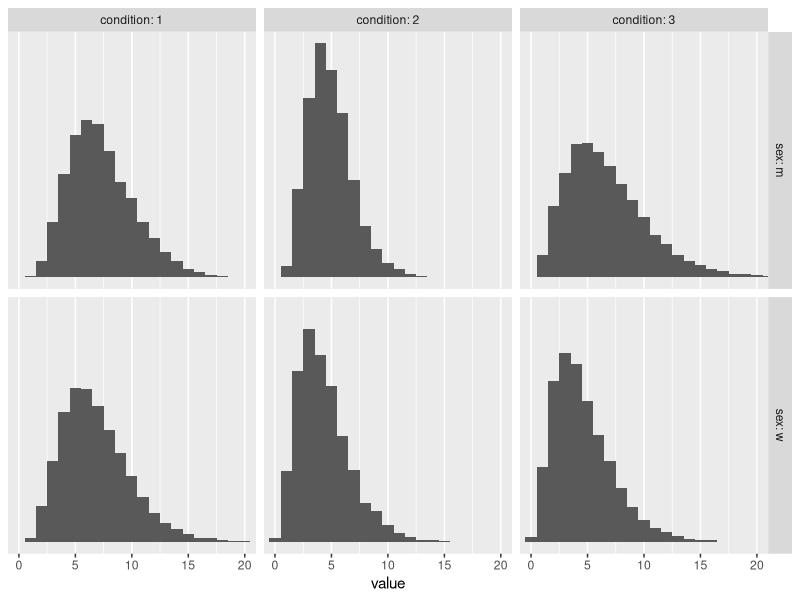
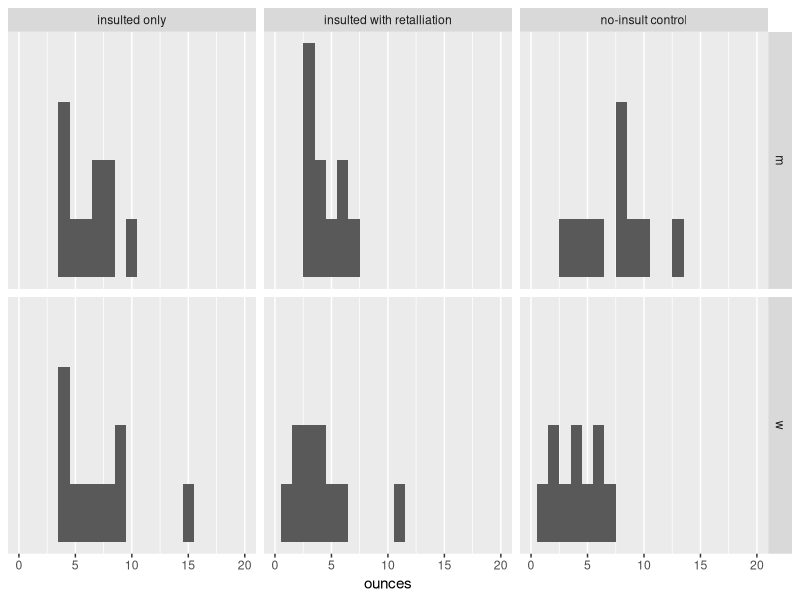

Generate these figures, in order, with R: (Note: this script raises an error after producing the figures.)
## ---- chunk 1
library(tidyverse)
## ---- chunk 2
# save the values
m <- c(7.31, 4.86, 6.69, 6.90, 4.37, 4.66)
s <- c(2.93, 1.97, 3.56, 3.04, 2.38, 2.71)

# display them in a tibble
tibble(sex       = rep(c("m", "w"), each = 3),
       condition = rep(1:3, times = 2),
       mean      = m,
       sd        = s)
## ---- chunk 3
rgamma
## ---- chunk 4
gammaShRaFromMeanSD = function(mean, sd) {
  if (mean <= 0) stop("mean must be > 0")
  if (sd   <= 0) stop("sd must be > 0")
  shape <- mean^2 / sd^2
  rate  <- mean   / sd^2
  return(list(shape = shape, rate = rate))
}
## ---- chunk 5
# compute and save the parameter values for men
m1 <- gammaShRaFromMeanSD(mean = m[1], sd = s[1])
m2 <- gammaShRaFromMeanSD(mean = m[2], sd = s[2])
m3 <- gammaShRaFromMeanSD(mean = m[3], sd = s[3])

# compute and save the parameter values for women
w1 <- gammaShRaFromMeanSD(mean = m[4], sd = s[4])
w2 <- gammaShRaFromMeanSD(mean = m[5], sd = s[5])
w3 <- gammaShRaFromMeanSD(mean = m[6], sd = s[6])
## ---- chunk 6
m1
## ---- chunk 7
# how many draws?
n <- 1e4

set.seed(1)

tibble(m.1 = rgamma(n = n, shape = m1$shape, rate = m1$rate),
       m.2 = rgamma(n = n, shape = m2$shape, rate = m2$rate),
       m.3 = rgamma(n = n, shape = m3$shape, rate = m3$rate),
       w.1 = rgamma(n = n, shape = w1$shape, rate = w1$rate),
       w.2 = rgamma(n = n, shape = w2$shape, rate = w2$rate),
       w.3 = rgamma(n = n, shape = w3$shape, rate = w3$rate)) %>% 
  pivot_longer(everything()) %>% 
  separate(name, into = c("sex", "condition")) %>% 
  
  # plot
  ggplot(aes(x = value)) +
  geom_histogram(binwidth = 1) +
  scale_y_continuous(NULL, breaks = NULL) +
  coord_cartesian(xlim = c(0, 20)) +
  facet_grid(sex ~ condition, labeller = label_both)
## ---- chunk 8
# how many per group?
n <- 10

# I arrived at this seed value by a little trial and error
set.seed(3)

marlatt1975 <- tibble(
  m.1 = rgamma(n = n, shape = m1$shape, rate = m1$rate),
  m.2 = rgamma(n = n, shape = m2$shape, rate = m2$rate),
  m.3 = rgamma(n = n, shape = m3$shape, rate = m3$rate),
  w.1 = rgamma(n = n, shape = w1$shape, rate = w1$rate),
  w.2 = rgamma(n = n, shape = w2$shape, rate = w2$rate),
  w.3 = rgamma(n = n, shape = w3$shape, rate = w3$rate)) %>% 
  pivot_longer(everything(), values_to = "ounces") %>% 
  separate(name, into = c("sex", "condition")) %>% 
  mutate(condition = factor(condition,
                            labels = c("insulted only",
                                       "insulted with retalliation",
                                       "no-insult control"))) %>% 
  # reduce the precision of the values
  mutate(ounces = round(ounces, digits = 2))

# what have we done?
glimpse(marlatt1975)
## ---- chunk 9
marlatt1975 %>% 
  ggplot(aes(x = ounces)) +
  geom_histogram(binwidth = 1) +
  scale_y_continuous(NULL, breaks = NULL) +
  coord_cartesian(xlim = c(0, 20)) +
  facet_grid(sex ~ condition)
## ---- chunk 10
marlatt1975 %>% 
  group_by(sex, condition) %>% 
  summarise(m = mean(ounces) %>% round(digits = 2),
            s = sd(ounces) %>% round(digits = 2),
            n = n())
## ---- chunk 11
save(marlatt1975, file = "/Users/solomonkurz/Dropbox/Experimental-design-and-the-GLMM/sketches/data/marlatt1975.rda")
## ---- chunk 12
sessionInfo()
